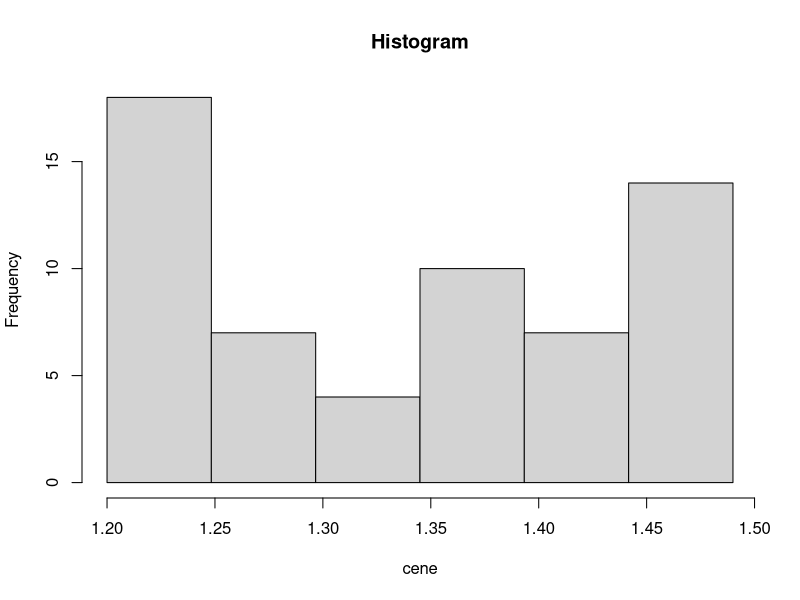

Reproduce this figure in R.
# Tvrdi se da je prosecna minimalna cena bezolovnog benzina
# u Americi bila 1.35$. U reklamne svrhe kompanija zeli da pokaze
# kako je njihova cena niza. Da bi potkrepili svoju tvrdnju, 
# statisticari iz firme su sakupili sledece podatke na osnovu
# slucajnog uzorka. Napisati program u R-u koji racuna uzoracku 
# sredinu i medijanu, uzoracki raspon, i iscrtava histogram nad
# zadatim podacima.

cene <- c(1.22, 1.37, 1.27, 1.20, 1.42, 1.41, 1.22, 1.24,
          1.28, 1.42, 1.48, 1.32, 1.40, 1.26, 1.39, 1.45,
          1.44, 1.49, 1.47, 1.47, 1.24, 1.34, 1.27, 1.35,
          1.34, 1.45, 1.49, 1.45, 1.23, 1.20, 1.42, 1.34,
          1.43, 1.21, 1.49, 1.36, 1.24, 1.20, 1.45,
          1.23, 1.25, 1.24, 1.35, 1.23, 1.39, 1.38,
          1.46, 1.48, 1.26, 1.36, 1.22, 1.46, 1.39,
          1.22, 1.29, 1.47, 1.24, 1.35, 1.21, 1.21)

# uzoracka sredina
mean(cene)

# medijana
median(cene)

# uzoracki raspon
range(cene)
diff(range(cene))

# histogram
n <- length(cene)
k <- floor(log(n, base = 2)) + 1
d <- diff(range(cene)) / k
podela <- sort(cene)[1] + 0:k * d
hist(cene, breaks = podela, main = "Histogram")